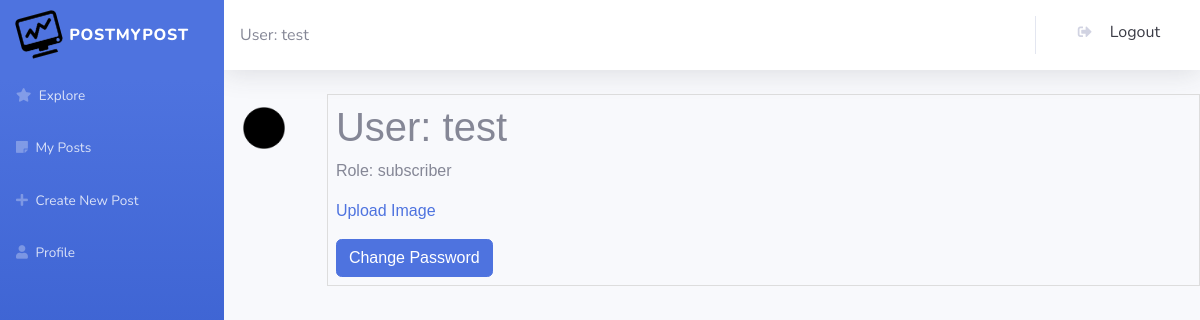
The page /user/test (signed in) on the database as committed earlier.
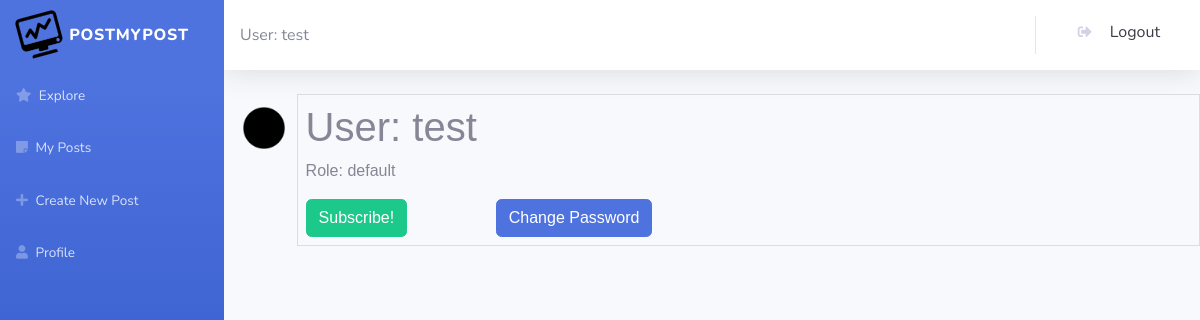
The same page on the database as committed later.
### app/models.py (models this page shows, shortened)
class User(UserMixin, db.Model):
    id = db.Column(db.Integer, primary_key=True)
    username = db.Column(db.String(50), index=True, unique=True)
    role = db.Column(db.String(50), index=True, unique=True)
    password_hash = db.Column(db.String(128))
    posts = db.relationship("BlogPost")
    token = db.Column(db.String(128), index=True, unique=True)
    token_exp = db.Column(db.DateTime)

### app/routes.py (the view)
@app.route('/user/<username>')
def user(username):
    user = User.query.filter_by(username=username).first_or_404()
    filename = os.path.join(app.config['UPLOAD_FOLDER'], username)
    if (os.path.exists(filename)):
        return render_template('user.html', user=user, filename=username)
    return render_template('user.html', user=user)

### app/models.py (called while the page is built)
@login.user_loader
def load_user(id):
    return User.query.get(int(id))

### app/templates/user.html (shortened to what this page needs)
{% extends "base.html" %}
{% block content %}
    <table>
        <tr valign="top">
            <td style="display: block; margin-right: -3.2em; padding-left: 15px; border: 0;">
                {% if filename %}
                <img src="{{ url_for('display', filename=filename) }}" style="max-height: 50px; max-width: 50px;">
                {% else %}
                <img src="{{ url_for('display', filename='black.png') }}" style="max-height: 50px; max-width: 50px;">
                {% endif %}
            </td>
            <td>
                <h1>User: {{ user.username }}</h1>
                {% if user == current_user  %}
                    <p>Role: {{user.role}}</p>
                    {% if user.role == "subscriber" or user.role == "admin" %}
                        <p><a href="{{ url_for('upload') }}">Upload Image</a></p>
                    {% endif %}
                    {% if user.role == "default" %}
                        <a href="{{ url_for('subscribe') }}" class="btn btn-success text-white btn-user" style="float: left; margin-right: 10%">Subscribe!</a>
                    {% endif %}
                    <a href="{{ url_for('change_password', username=user.username) }}" class="btn btn-primary text-white btn-user" style="float: left; margin-right: 10%">
                    Change Password
                    </a>
                {% endif %}
            </td>
        </tr>
    </table>
{% endblock %}

### app/templates/base.html (shortened to what this page needs)
<!DOCTYPE html>
<html>
    <head>
        <link
            rel="stylesheet"
            href="{{ url_for('static', filename='bootstrap.min.css') }}"
        />
        <link
        rel="stylesheet"
        href="https://use.fontawesome.com/releases/v5.7.1/css/all.css"
        />
    </head>
    <body id="page-top">
        <div id="wrapper">
            <nav class="navbar navbar-dark align-items-start sidebar sidebar-dark accordion bg-gradient-primary p-0">
                <div class="container-fluid d-flex flex-column p-0">
                    {% if current_user.is_anonymous %}
                    {% else %}
                    <a
                    class="navbar-brand d-flex justify-content-center align-items-center sidebar-brand m-0"
                    href="{{url_for('explore')}}">
                        <div class="sidebar-brand-icon rotate-n-15">
                            <img src="{{ url_for('static', filename='logo.png') }}" style="width: 42px; height: 42px;">
                        </div>
                        <div class="sidebar-brand-text ml-2 pr-3">
                            <span>PostMyPost</span>
                        </div>
                    </a>
                    <ul class="nav navbar-nav text-light" id="accordionSidebar">
                        <li role="presentation" class="nav-item">
                            <a class="nav-link" href="{{url_for('explore')}}">
                                <i class="fas fa-star"></i>
                                <span>Explore</span>
                            </a>
                        </li>
                        <li role="presentation" class="nav-item">
                            <a class="nav-link" href="{{url_for('my_posts')}}">
                                <i class="fas fa-sticky-note"></i>
                                <span>My Posts</span>
                            </a>
                        </li>
                        <li role="presentation" class="nav-item">
                            <a class="nav-link" href="{{url_for('create_post')}}">
                                <i class="fas fa-plus"></i>
                                <span>Create New Post</span>
                            </a>
                        </li>
                        <li role="presentation" class="nav-item">
                            <a class="nav-link" href="{{url_for('user', username=current_user.username)}}">
                                <i class="fas fa-user"></i>
                                <span>Profile</span>
                            </a>
                        </li>
                    </ul>
                </div>
            </nav>
            <div class="d-flex flex-column" id="content-wrapper">
                <div id="content">
                    <nav class="navbar navbar-light navbar-expand bg-white shadow mb-4 topbar static-top">
                        <div class="container-fluid">
                            <span>User: {{current_user.username}}</span>
                            <ul class="nav navbar-nav flex-nowrap ml-auto">
                                <div class="nav-item dropdown no-arrow">
                                    <a class="dropdown-item" role="presentation" href="{{url_for('logout')}}">
                                    <i class="fas fa-sign-out-alt fa-sm fa-fw mr-2 text-gray-400"></i>
                                    &nbsp;Logout</a>
                                </div>
                            </ul>
                        </div>
                    </nav>
                    {% block content %}{% endblock %}
                </div>
            </div>
            {% endif %}
        </div>
    </body>
</html>

### app/templates/base.html (style rules this page uses)
table { font-family: arial, sans-serif; border-collapse: collapse; width: 100%; }
td, th { border: 1px solid #dddddd; text-align: left; padding: 8px; }

Rows that differ between the two databases and show on the page:
changed User "test": role "subscriber" → "default"
Other text that changed with them:
text no longer shown: "Upload Image"
text now shown: "Subscribe!"
